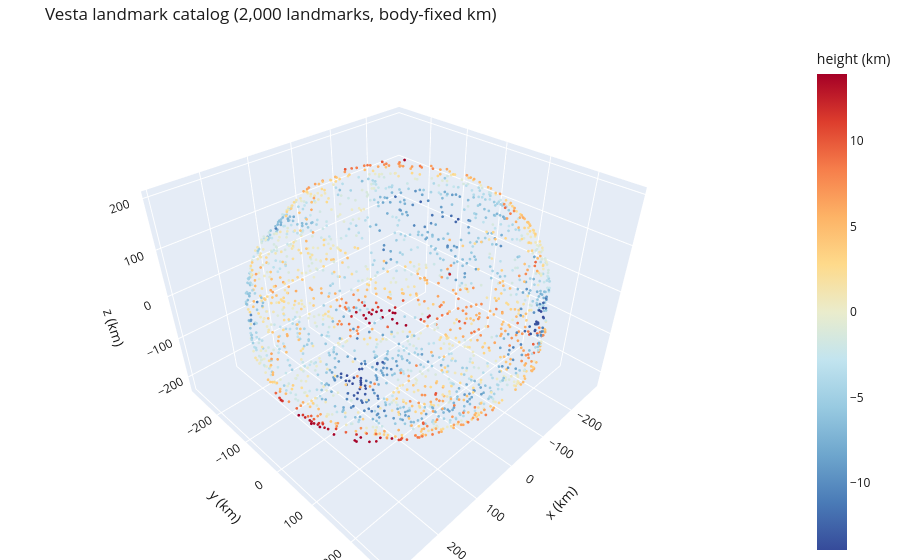

The code cell stored with this chart in its notebook:
### Markdown cell above
## 13. Interactive point cloud

A rotatable 3-D view of a sample of the curated landmarks, coloured by height. The full-size
version is `plots/pointcloud.html`, written by `asteroid-colmap plot` when plotly is installed.

### Code cell
SECTION = "interactive"
try:
    import plotly.io as pio
except ImportError:
    print("plotly is not installed: pip install -e '.[interactive]'")
else:
    pio.renderers.default = "plotly_mimetype"
    fig = plots.interactive_figure(curated, max_points=2000)
    n_points = len(fig.data[0].x)
    check("interactive_figure samples the non-outliers", n_points == min(2000, int((~curated.outlier).sum())), f"{n_points:,} points")
    fig.show()

### Figure 1 — Plotly figure (JSON) as saved in the notebook; plotly's stock layout.template omitted (floating-point values rounded to 4 significant figures; data arrays with more than 128 entries replaced by an {"elided": "..."} marker saying what was removed)
{"data": [{"hoverinfo": "text", "marker": {"cmax": 13.89, "cmin": -13.89, "color": {"elided": "2000 float values"}, "colorbar": {"title": {"text": "height (km)"}}, "colorscale": [[0.0, "#364B9A"], [0.1, "#4A7BB7"], [0.2, "#6EA6CD"], [0.3, "#98CAE1"], [0.4, "#C2E4EF"], [0.5, "#EAECCC"], [0.6, "#FEDA8B"], [0.7, "#FDB366"], [0.8, "#F67E4B"], [0.9, "#DD3D2D"], [1.0, "#A50026"]], "size": 1.6}, "mode": "markers", "text": {"elided": "2000 str values"}, "type": "scatter3d", "x": {"elided": "2000 float values"}, "y": {"elided": "2000 float values"}, "z": {"elided": "2000 float values"}}], "layout": {"font": {"color": "#1a1a1a"}, "margin": {"b": 0, "l": 0, "r": 0, "t": 40}, "paper_bgcolor": "#ffffff", "scene": {"aspectmode": "data", "xaxis": {"title": {"text": "x (km)"}}, "yaxis": {"title": {"text": "y (km)"}}, "zaxis": {"title": {"text": "z (km)"}}}, "title": {"text": "Vesta landmark catalog (2,000 landmarks, body-fixed km)"}}}
